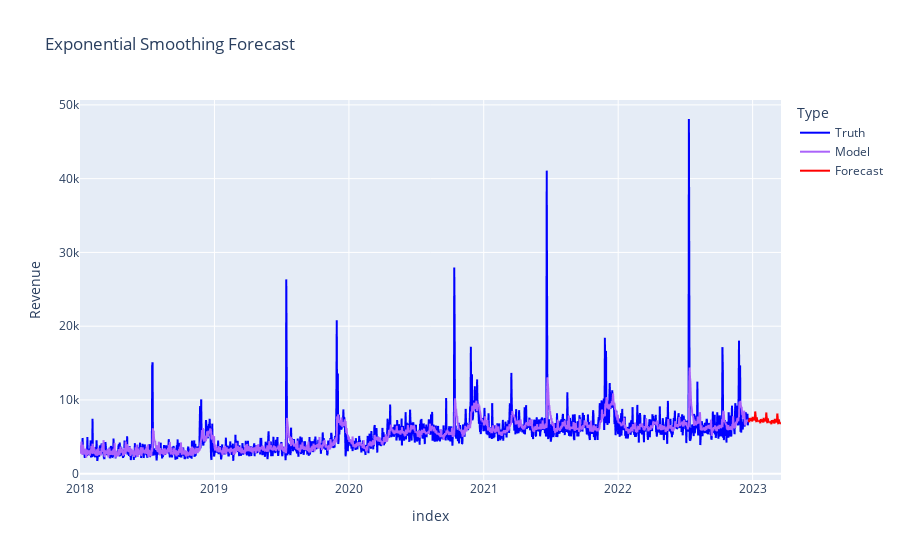

The cell this chart's notebook holds for it:
### Code cell
import plotly.graph_objects as go

# Create a DataFrame with the actual revenue and the forecasts
smoothData = pd.DataFrame({
        'Truth': revenue.values,
        'Model': expModel.fittedvalues
}, index=revenue.index)

# Add the forecasts to the DataFrame
forecast_dates = pd.date_range(start=revenue.index[-1], periods=90, freq='D')
forecast_df = pd.DataFrame({
        'Forecast': expForecast
}, index=forecast_dates)

# Combine the actual and forecast data
combined_data = pd.concat([smoothData, forecast_df])

# Plot the data
fig = px.line(combined_data, y=['Truth', 'Model', 'Forecast'], 
              title='Exponential Smoothing Forecast', 
              labels={'value': 'Revenue', 'variable': 'Type'},
                          x=combined_data.index,
                          color_discrete_map={
                                  "Truth": 'blue',
                                  'Model': 'red',
                                  'Forecast': 'red'
                          })

fig.show()

### Figure 1 — Plotly figure (JSON) as saved in the notebook; plotly's stock layout.template omitted (floating-point values rounded to 4 significant figures; data arrays with more than 128 entries replaced by an {"elided": "..."} marker saying what was removed)
{"data": [{"hovertemplate": "Type=Truth<br>index=%{x}<br>Revenue=%{y}<extra></extra>", "legendgroup": "Truth", "line": {"color": "blue", "dash": "solid"}, "marker": {"symbol": "circle"}, "mode": "lines", "name": "Truth", "showlegend": true, "type": "scattergl", "x": {"elided": "1905 str values"}, "xaxis": "x", "y": {"elided": "1905 float values"}, "yaxis": "y"}, {"hovertemplate": "Type=Model<br>index=%{x}<br>Revenue=%{y}<extra></extra>", "legendgroup": "Model", "line": {"color": "#ab63fa", "dash": "solid"}, "marker": {"symbol": "circle"}, "mode": "lines", "name": "Model", "showlegend": true, "type": "scattergl", "x": {"elided": "1905 str values"}, "xaxis": "x", "y": {"elided": "1905 float values"}, "yaxis": "y"}, {"hovertemplate": "Type=Forecast<br>index=%{x}<br>Revenue=%{y}<extra></extra>", "legendgroup": "Forecast", "line": {"color": "red", "dash": "solid"}, "marker": {"symbol": "circle"}, "mode": "lines", "name": "Forecast", "showlegend": true, "type": "scattergl", "x": {"elided": "1905 str values"}, "xaxis": "x", "y": {"elided": "1905 float values"}, "yaxis": "y"}], "layout": {"legend": {"title": {"text": "Type"}, "tracegroupgap": 0}, "title": {"text": "Exponential Smoothing Forecast"}, "xaxis": {"anchor": "y", "domain": [0, 1], "title": {"text": "index"}}, "yaxis": {"anchor": "x", "domain": [0, 1], "title": {"text": "Revenue"}}}}
